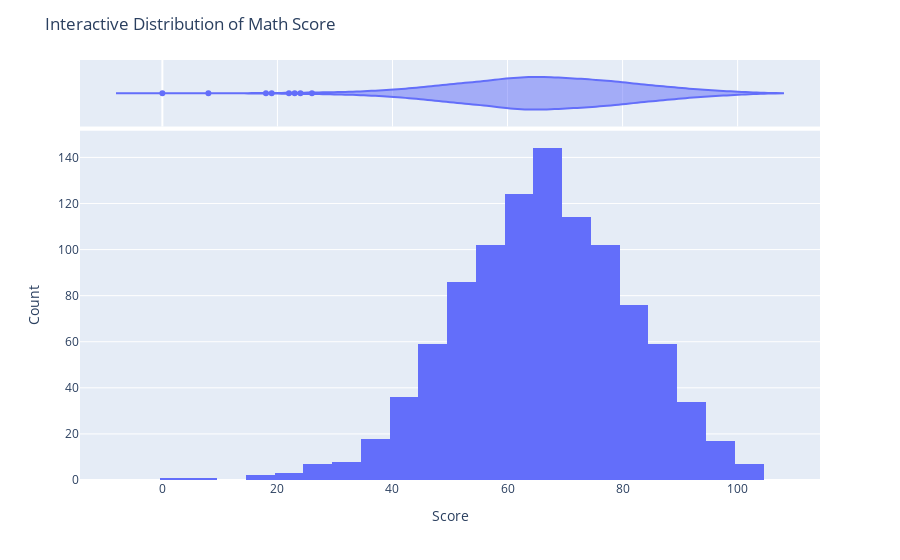
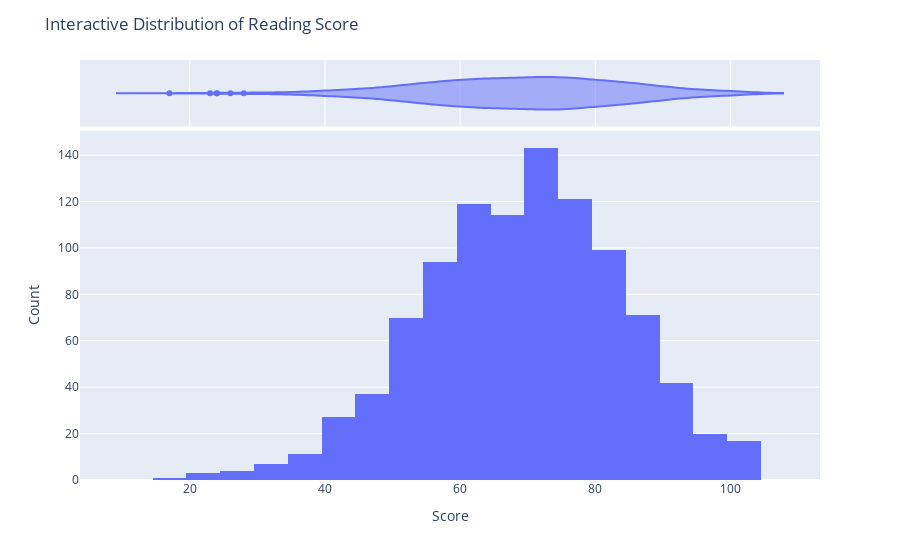
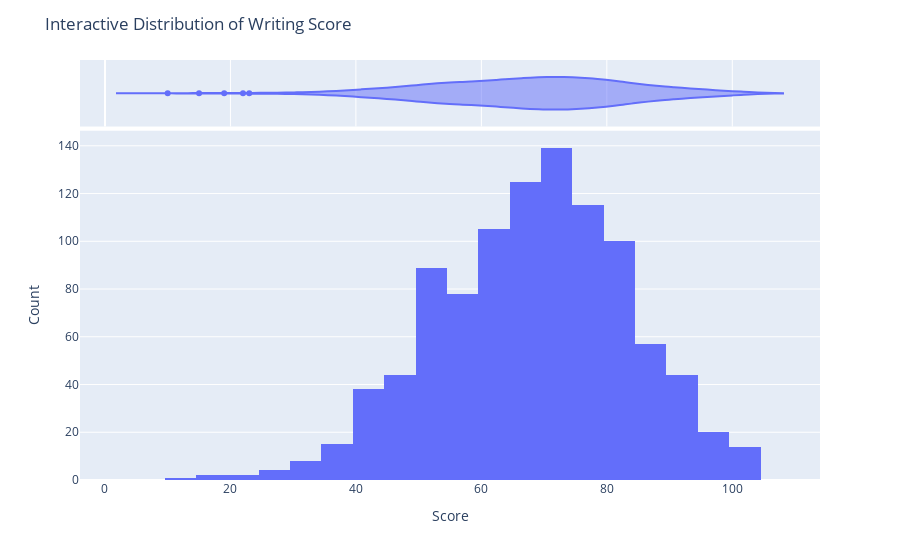

The code cell stored with these charts, in order, in its notebook:
### Markdown cell above
Interactive Plotly Distributions

### Code cell
import plotly.express as px

for col in score_cols:
    fig = px.histogram(df, x=col, nbins=25, marginal="violin", color_discrete_sequence=['#636EFA'])
    fig.update_layout(
        title=f"Interactive Distribution of {col.replace('_', ' ').title()}",
        xaxis_title='Score',
        yaxis_title='Count'
    )
    fig.show()

### Figure 1 — Plotly figure (JSON) as saved in the notebook; plotly's stock layout.template omitted (floating-point values rounded to 4 significant figures; data arrays with more than 128 entries replaced by an {"elided": "..."} marker saying what was removed)
{"data": [{"bingroup": "x", "hovertemplate": "math_score=%{x}<br>count=%{y}<extra></extra>", "legendgroup": "", "marker": {"color": "#636EFA", "pattern": {"shape": ""}}, "name": "", "nbinsx": 25, "orientation": "v", "showlegend": false, "type": "histogram", "x": {"elided": "1000 int values"}, "xaxis": "x", "yaxis": "y"}, {"hovertemplate": "math_score=%{x}<extra></extra>", "legendgroup": "", "marker": {"color": "#636EFA"}, "name": "", "scalegroup": "x", "showlegend": false, "type": "violin", "x": {"elided": "1000 int values"}, "xaxis": "x2", "yaxis": "y2"}], "layout": {"barmode": "relative", "legend": {"tracegroupgap": 0}, "margin": {"t": 60}, "title": {"text": "Interactive Distribution of Math Score"}, "xaxis": {"anchor": "y", "domain": [0, 1], "title": {"text": "Score"}}, "xaxis2": {"anchor": "y2", "domain": [0, 1], "matches": "x", "showgrid": true, "showticklabels": false}, "yaxis": {"anchor": "x", "domain": [0, 0.8316], "title": {"text": "Count"}}, "yaxis2": {"anchor": "x2", "domain": [0.8416, 1], "matches": "y2", "showgrid": false, "showline": false, "showticklabels": false, "ticks": ""}}}

### Figure 2 — Plotly figure (JSON) as saved in the notebook; plotly's stock layout.template omitted (floating-point values rounded to 4 significant figures; data arrays with more than 128 entries replaced by an {"elided": "..."} marker saying what was removed)
{"data": [{"bingroup": "x", "hovertemplate": "reading_score=%{x}<br>count=%{y}<extra></extra>", "legendgroup": "", "marker": {"color": "#636EFA", "pattern": {"shape": ""}}, "name": "", "nbinsx": 25, "orientation": "v", "showlegend": false, "type": "histogram", "x": {"elided": "1000 int values"}, "xaxis": "x", "yaxis": "y"}, {"hovertemplate": "reading_score=%{x}<extra></extra>", "legendgroup": "", "marker": {"color": "#636EFA"}, "name": "", "scalegroup": "x", "showlegend": false, "type": "violin", "x": {"elided": "1000 int values"}, "xaxis": "x2", "yaxis": "y2"}], "layout": {"barmode": "relative", "legend": {"tracegroupgap": 0}, "margin": {"t": 60}, "title": {"text": "Interactive Distribution of Reading Score"}, "xaxis": {"anchor": "y", "domain": [0, 1], "title": {"text": "Score"}}, "xaxis2": {"anchor": "y2", "domain": [0, 1], "matches": "x", "showgrid": true, "showticklabels": false}, "yaxis": {"anchor": "x", "domain": [0, 0.8316], "title": {"text": "Count"}}, "yaxis2": {"anchor": "x2", "domain": [0.8416, 1], "matches": "y2", "showgrid": false, "showline": false, "showticklabels": false, "ticks": ""}}}

### Figure 3 — Plotly figure (JSON) as saved in the notebook; plotly's stock layout.template omitted (floating-point values rounded to 4 significant figures; data arrays with more than 128 entries replaced by an {"elided": "..."} marker saying what was removed)
{"data": [{"bingroup": "x", "hovertemplate": "writing_score=%{x}<br>count=%{y}<extra></extra>", "legendgroup": "", "marker": {"color": "#636EFA", "pattern": {"shape": ""}}, "name": "", "nbinsx": 25, "orientation": "v", "showlegend": false, "type": "histogram", "x": {"elided": "1000 int values"}, "xaxis": "x", "yaxis": "y"}, {"hovertemplate": "writing_score=%{x}<extra></extra>", "legendgroup": "", "marker": {"color": "#636EFA"}, "name": "", "scalegroup": "x", "showlegend": false, "type": "violin", "x": {"elided": "1000 int values"}, "xaxis": "x2", "yaxis": "y2"}], "layout": {"barmode": "relative", "legend": {"tracegroupgap": 0}, "margin": {"t": 60}, "title": {"text": "Interactive Distribution of Writing Score"}, "xaxis": {"anchor": "y", "domain": [0, 1], "title": {"text": "Score"}}, "xaxis2": {"anchor": "y2", "domain": [0, 1], "matches": "x", "showgrid": true, "showticklabels": false}, "yaxis": {"anchor": "x", "domain": [0, 0.8316], "title": {"text": "Count"}}, "yaxis2": {"anchor": "x2", "domain": [0.8416, 1], "matches": "y2", "showgrid": false, "showline": false, "showticklabels": false, "ticks": ""}}}
